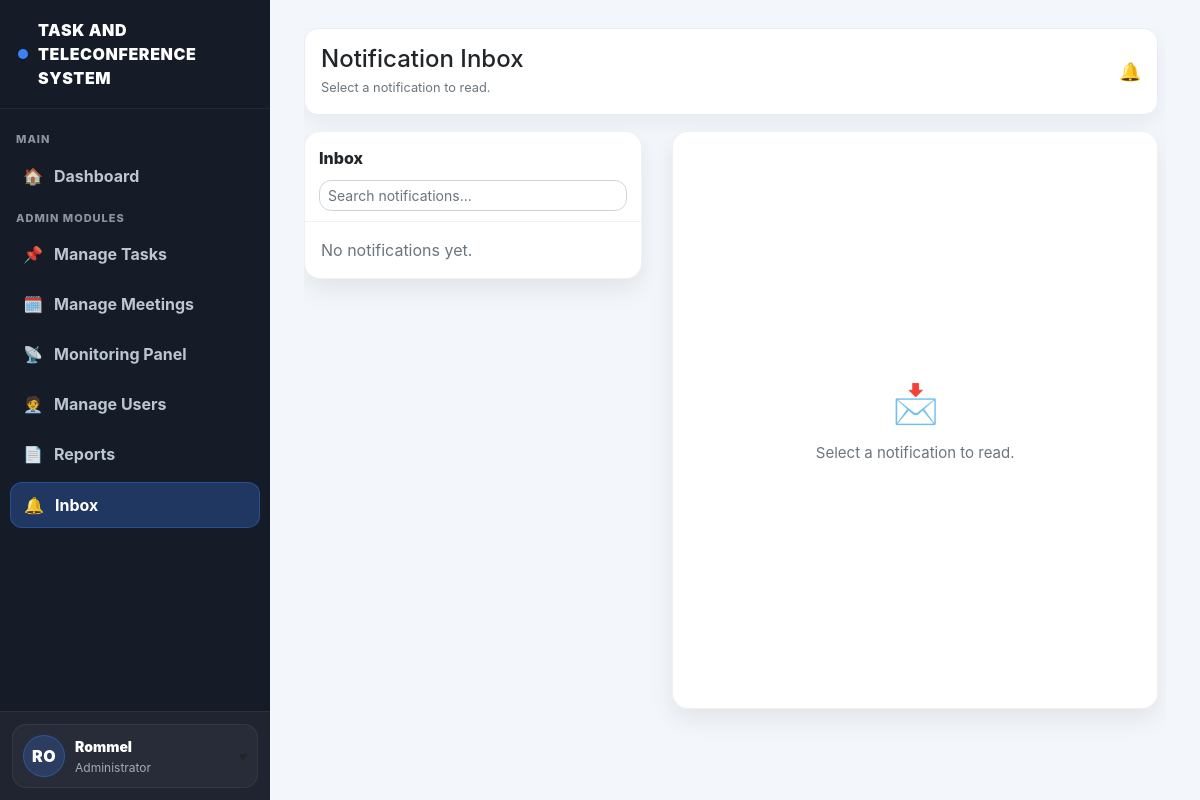
The app's page /inbox/admin (signed in), older data.
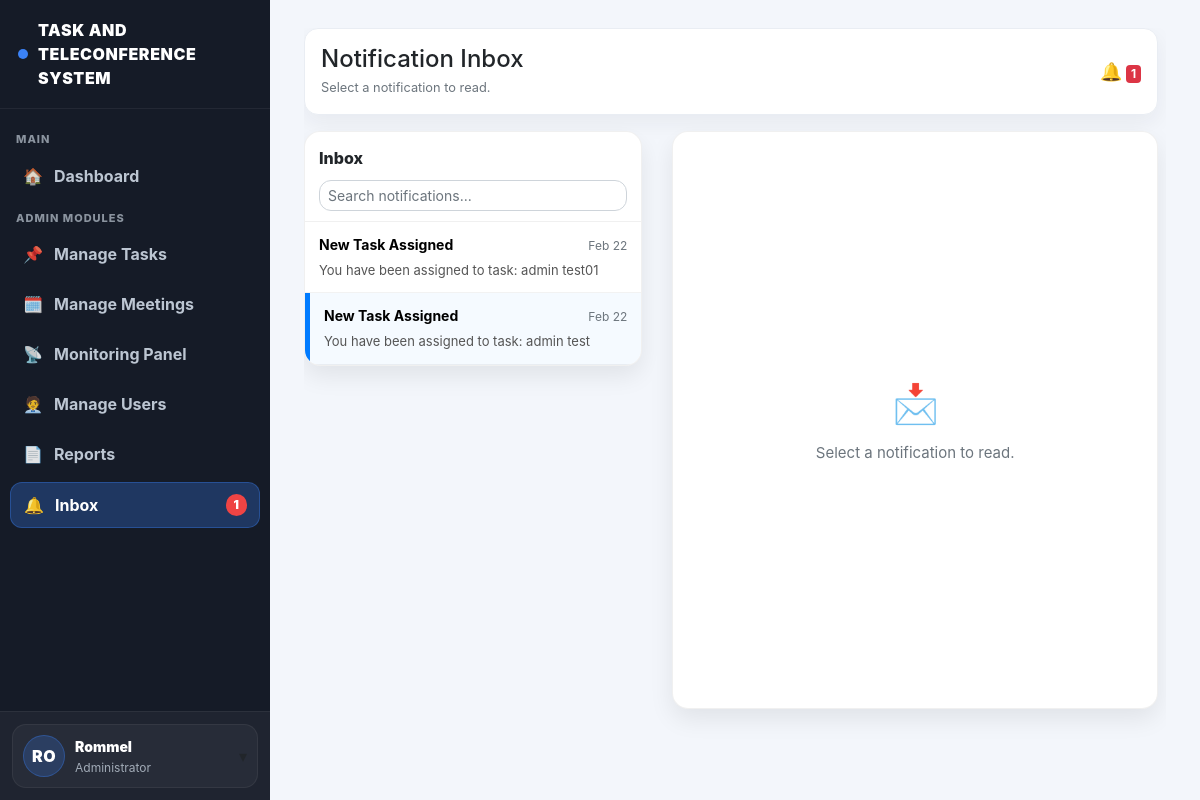
The same page, newer data.
### website/models.py (models this page shows)
class Notification(db.Model):
    id = db.Column(db.Integer, primary_key=True)
    title = db.Column(db.String(200), nullable=False)
    message = db.Column(db.String(2000), nullable=False)
    is_read = db.Column(db.Boolean, default=False)
    created_at = db.Column(db.DateTime(timezone=True), default=datetime.utcnow)
    user_id = db.Column(db.Integer, db.ForeignKey('user.id'), nullable=False)

### website/views.py (the view)
@views.route('/inbox/admin')
@login_required
def inbox_admin():
    notifications = Notification.query.filter_by(user_id=current_user.id)\
        .order_by(Notification.created_at.desc()).all()
    unread_count = Notification.query.filter_by(user_id=current_user.id, is_read=False).count()
    return render_template(
        "admin_inbox.html",
        user=current_user,
        notifications=notifications,
        notification_count=unread_count
    )

### website/templates/admin_inbox.html (shortened to what this page needs)
{% extends "admin_base.html" %}
{% block content %}
  <main class="main-inner">
    <div class="page-card">
      <div class="d-flex align-items-center justify-content-between">
        <div>
          <h4 class="mb-0">Notification Inbox</h4>
          <small class="text-muted">Select a notification to read.</small>
        </div>
        <div class="text-muted">
          <span style="font-size:18px;">🔔</span>
          {% if notification_count and notification_count > 0 %}
            <span class="badge badge-danger">{{ notification_count }}</span>
          {% endif %}
        </div>
      </div>
    </div>
    <div class="container-fluid px-0 py-3">
      <div class="row">
        <div class="col-lg-5 col-md-6 mb-3">
          <div class="mail-panel">
            <div class="mail-toolbar">
              <div class="mail-title">Inbox</div>
              <div class="mail-search">
                <input id="mailSearch" type="text" class="form-control form-control-sm" placeholder="Search notifications...">
              </div>
            </div>
            <div class="mail-list" id="mailList">
              {% if notifications and notifications|length > 0 %}
                {% for n in notifications %}
                  <button type="button"
                          class="mail-item {% if not n.is_read %}unread{% endif %}"
                          data-title="{{ n.title|e }}"
                          data-message="{{ n.message|e }}"
                          data-date="{{ n.created_at.strftime('%b %d, %Y %I:%M %p') }}"
                          data-id="{{ n.id }}"
                          data-read="{{ 1 if n.is_read else 0 }}">
                    <div class="mail-item-top">
                      <div class="mail-subject">{{ n.title }}</div>
                      <div class="mail-date">{{ n.created_at.strftime('%b %d') }}</div>
                    </div>
                    <div class="mail-preview">
                      {{ n.message }}
                    </div>
                  </button>
                {% endfor %}
              {% else %}
                <div class="text-muted p-3">No notifications yet.</div>
              {% endif %}
            </div>
          </div>
        </div>
        <div class="col-lg-7 col-md-6">
          <div class="reader-panel" id="readerPanel">
            <div class="reader-empty">
              <div class="reader-icon">📩</div>
              <div class="reader-text">Select a notification to read.</div>
            </div>
          </div>
        </div>
      </div>
    </div>
  </main>
</div>
{% endblock %}

### website/templates/admin_base.html (shortened to what this page needs)
<!DOCTYPE html>
<html>
<head>
  <link rel="stylesheet"
        href="https://stackpath.bootstrapcdn.com/bootstrap/4.4.1/css/bootstrap.min.css"/>
  <link rel="stylesheet"
        href="https://stackpath.bootstrapcdn.com/font-awesome/4.7.0/css/font-awesome.min.css"/>
  <link rel="stylesheet" href="{{ url_for('static', filename='styles.css') }}">
</head>
<body>
<div class="app-shell">
  <aside class="sidebar-dark">
    <div class="sidebar-brand">
      <span class="dot"></span>
      <span>TASK AND TELECONFERENCE SYSTEM</span>
    </div>
    <div class="sidebar-nav">
      <div class="sidebar-section">MAIN</div>
      <a class="sidebar-link {% if request.endpoint == 'views.admin_dashboard' %}active{% endif %}"
         href="{{ url_for('views.admin_dashboard') }}">
        <span class="sidebar-icon">🏠</span>
        <span>Dashboard</span>
      </a>
      <div class="sidebar-section">ADMIN MODULES</div>
      <a class="sidebar-link {% if request.endpoint == 'views.manage_tasks' %}active{% endif %}"
         href="{{ url_for('views.manage_tasks') }}">
        <span class="sidebar-icon">📌</span>
        <span>Manage Tasks</span>
      </a>
      <a class="sidebar-link {% if request.endpoint == 'views.manage_meetings' %}active{% endif %}"
         href="{{ url_for('views.manage_meetings') }}">
        <span class="sidebar-icon">🗓️</span>
        <span>Manage Meetings</span>
      </a>
      <a class="sidebar-link {% if request.endpoint == 'views.monitoring_panel' %}active{% endif %}"
         href="{{ url_for('views.monitoring_panel') }}">
        <span class="sidebar-icon">📡</span>
        <span>Monitoring Panel</span>
      </a>
      <a class="sidebar-link {% if request.endpoint == 'views.manage_users' %}active{% endif %}"
         href="{{ url_for('views.manage_users') }}">
        <span class="sidebar-icon">🧑‍💼</span>
        <span>Manage Users</span>
      </a>
      <a class="sidebar-link {% if request.endpoint == 'views.reports' %}active{% endif %}"
         href="{{ url_for('views.reports') }}">
        <span class="sidebar-icon">📄</span>
        <span>Reports</span>
      </a>
      <a class="sidebar-link {% if request.endpoint == 'views.inbox_admin' %}active{% endif %}"
         href="{{ url_for('views.inbox_admin') }}">
        <span class="sidebar-icon">🔔</span>
        <span>Inbox</span>
        {% if unread_count and unread_count > 0 %}
          <span class="sidebar-badge">{{ unread_count }}</span>
        {% endif %}
      </a>
    </div>
    {% if current_user.is_authenticated %}
    <div class="sidebar-footer">
      {% set parts = (current_user.firstname or '').split() %}
      {% set first = parts[0] if parts|length > 0 else '' %}
      {% set last = parts[-1] if parts|length > 1 else '' %}
      {% set initials = (first[:1] ~ (last[:1] if last else (first[1:2] if first|length > 1 else ''))).upper() %}
      <div class="user-box" id="userBox">
        <button class="user-trigger" type="button" id="userToggle">
          <div class="user-row">
            <div class="user-avatar">{{ initials }}</div>
            <div>
              <div class="user-name">{{ current_user.firstname }}</div>
              <div class="user-sub">Administrator</div>
            </div>
          </div>
          <div class="caret">▾</div>
        </button>
      </div>
    </div>
    {% endif %}
  </aside>
  <main class="main-area">
    <div class="content-wrap">
      {% block content %}{% endblock %}
    </div>
</body>
</html>

Row changes from the older to the newer data that the page shows:
added Notification: title "New Task Assigned", created_at "Feb 22", message "You have been assigned to task: admin test01", is_read True (drawn)
added Notification: title "New Task Assigned", created_at "Feb 22", message "You have been assigned to task: admin test", is_read False (drawn)
Text that changed along with them:
{{ unread_count }}: (not shown) → "1"
{{ notification_count }}: (not shown) → "1"
text no longer shown: "No notifications yet."
